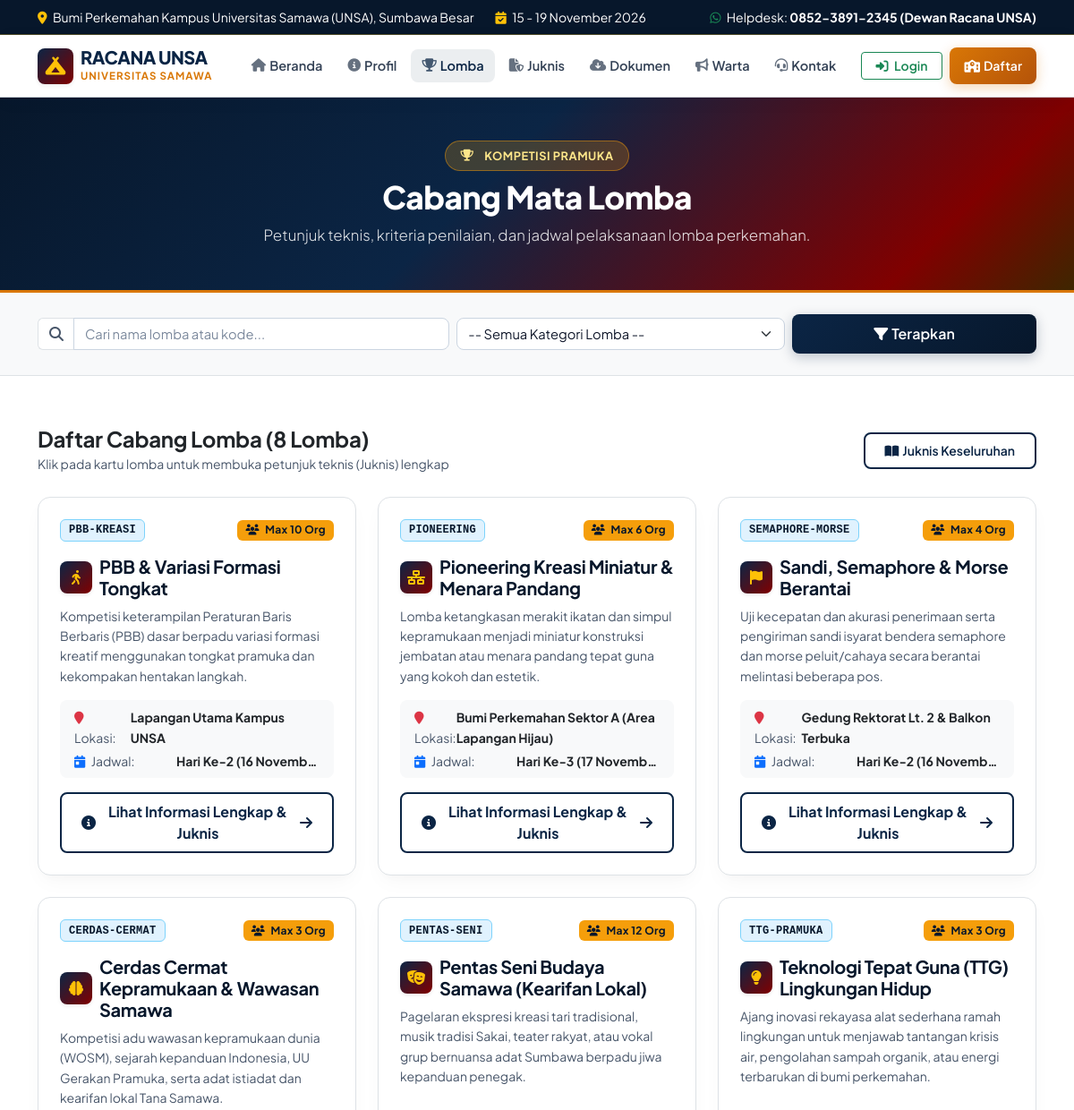
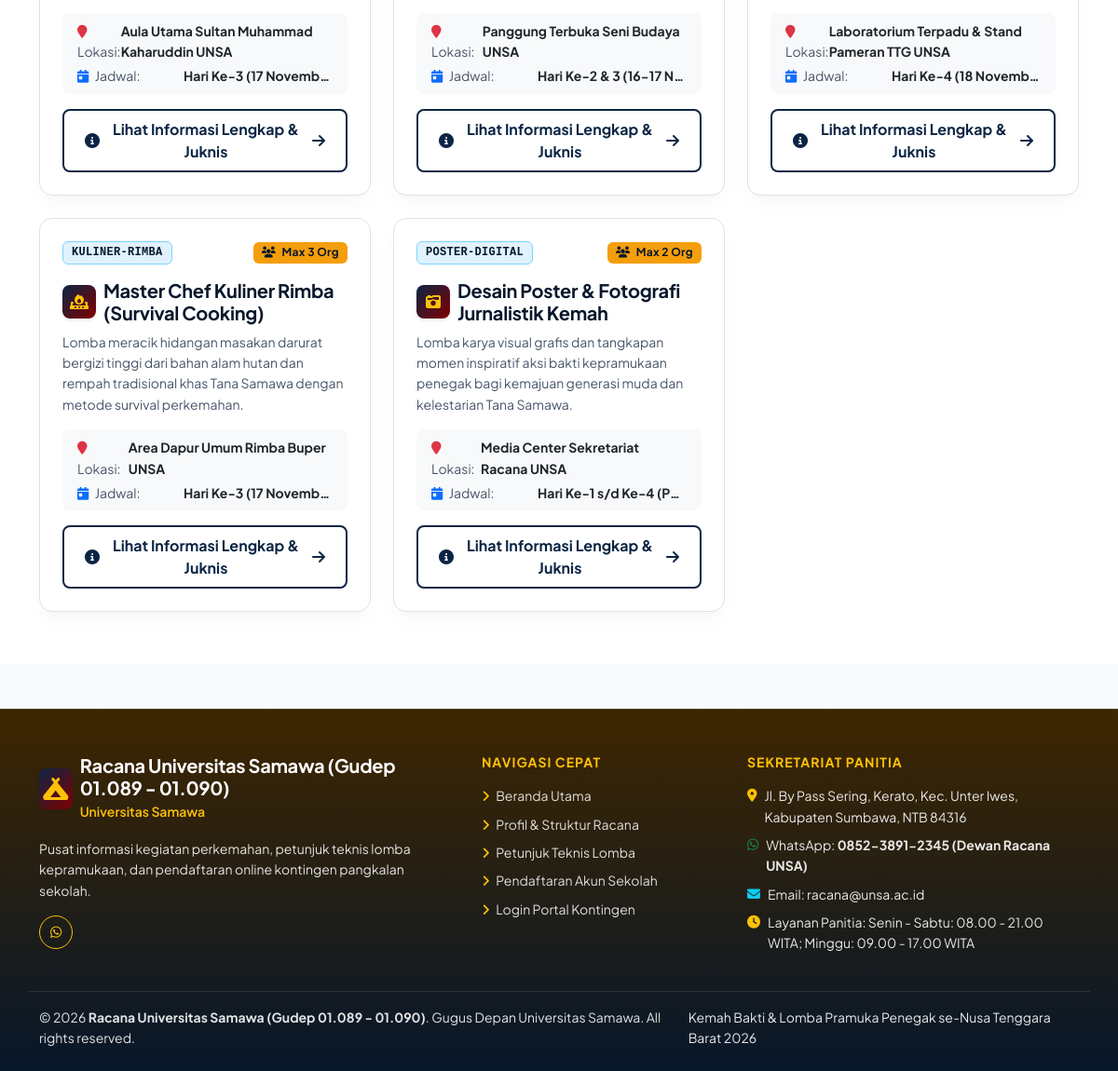
Page /mata-kompetisi on the committed database (2 pictures, top to bottom).
### tables this page shows
CREATE TABLE IF NOT EXISTS `pengaturan_portal` (
  `id` INT AUTO_INCREMENT PRIMARY KEY,
  `key_name` VARCHAR(100) NOT NULL UNIQUE,
  `key_value` TEXT NULL,
  `deskripsi` VARCHAR(255) NULL
);

CREATE TABLE IF NOT EXISTS `mata_lomba` (
  `id` INT AUTO_INCREMENT PRIMARY KEY,
  `kode_lomba` VARCHAR(30) NOT NULL UNIQUE,
  `nama_lomba` VARCHAR(150) NOT NULL,
  `kategori_lomba` ENUM('Putra', 'Putri', 'Campuran / Umum') NOT NULL DEFAULT 'Campuran / Umum',
  `max_peserta_per_sekolah` INT NOT NULL DEFAULT 10,
  `deskripsi` TEXT NULL,
  `juknis_singkat` TEXT NULL,
  `juknis_lengkap` TEXT NULL,
  `kriteria_penilaian` TEXT NULL,
  `alat_bahan` TEXT NULL,
  `jadwal_lomba` VARCHAR(100) DEFAULT 'Hari Ke-2 (16 Nov 2026, 08.00 WITA)',
  `penanggung_jawab` VARCHAR(100) DEFAULT 'Panitia Divisi Lomba',
  `kontak_pj` VARCHAR(30) DEFAULT '0852-3891-2345',
  `lokasi_lomba` VARCHAR(100) DEFAULT 'Bumi Perkemahan UNSA',
  `icon_lomba` VARCHAR(50) DEFAULT 'fa-trophy',
  `status_aktif` ENUM('Y', 'N') NOT NULL DEFAULT 'Y',
  `created_at` TIMESTAMP DEFAULT CURRENT_TIMESTAMP
);

### lomba.php (the view, shortened to what the rows shown need)
<?php
require_once __DIR__ . '/config/app.php';
$pdo = getDB();
$query = "
    SELECT m.*, COUNT(pl.id) as total_peserta
    FROM mata_lomba m
    LEFT JOIN peserta_lomba pl ON m.id = pl.lomba_id
    WHERE m.status_aktif = 'Y'
";
$params = [];
$query .= " GROUP BY m.id ORDER BY m.id ASC";
$stmt = $pdo->prepare($query);
$stmt->execute($params);
$daftarLomba = $stmt->fetchAll();
require_once __DIR__ . '/includes/header.php';
?>
<section class="page-banner-scout">
    <div class="container text-center">
        <h1 class="mb-2">Cabang Mata Lomba</h1>
    </div>
</section>
<section class="py-5 bg-white">
    <div class="container py-2">
        <?php if (empty($daftarLomba)): ?>
            <div class="text-center py-5 text-muted">
                <i class="fa-solid fa-trophy fs-1 mb-3 text-secondary"></i>
                <h5 class="fw-bold">Tidak Ada Cabang Lomba yang Ditemukan</h5>
                <p class="small">Coba ubah kata kunci pencarian atau filter kategori Anda.</p>
                <a href="<?= base_url('lomba.php') ?>" class="btn btn-scout-navy btn-sm px-4">Tampilkan Semua Lomba</a>
            </div>
        <?php else: ?>
            <div class="row g-4">
                <?php foreach ($daftarLomba as $lomba):
                    $iconClass = !empty($lomba['icon_lomba']) ? $lomba['icon_lomba'] : 'fa-trophy';
                ?>
                    <div class="col-lg-4 col-md-6">
                        <div class="custom-card p-4 h-100 d-flex flex-column border">
                            <div class="d-flex justify-content-between align-items-center mb-3">
                                <span class="badge badge-scout-navy font-monospace">
                                    <?= e($lomba['kode_lomba']) ?>
                                </span>
                                <span class="badge bg-warning bg-opacity-25 text-dark small fw-semibold">
                                    <i class="fa-solid fa-users me-1"></i> Max <?= $lomba['max_peserta_per_sekolah'] ?> Org
                                </span>
                            </div>
                            <div class="d-flex align-items-center gap-2 mb-2">
                                <div class="text-white rounded-3 d-flex align-items-center justify-content-center flex-shrink-0 shadow-sm" style="width: 36px; height: 36px; background: linear-gradient(135deg, #0b2545, #800000) !important;">
                                    <i class="fa-solid <?= $iconClass ?> text-warning"></i>
                                </div>
                                <h5 class="fw-bold mb-0 text-dark"><?= e($lomba['nama_lomba']) ?></h5>
                            </div>
                            <p class="text-muted small flex-grow-1 mb-3" style="line-height: 1.6;">
                                <?= e($lomba['deskripsi']) ?>
                            </p>
                            <div class="p-2 px-3 bg-light rounded-3 small mb-3">
                                <div class="text-muted d-flex justify-content-between mb-1">
                                    <span><i class="fa-solid fa-location-pin text-danger me-1"></i> Lokasi:</span>
                                    <strong class="text-dark"><?= e($lomba['lokasi_lomba']) ?></strong>
                                </div>
                                <div class="text-muted d-flex justify-content-between">
                                    <span><i class="fa-solid fa-calendar-day text-primary me-1"></i> Jadwal:</span>
                                    <strong class="text-dark text-truncate" style="max-width: 160px;"><?= e($lomba['jadwal_lomba'] ?: 'Hari Ke-2') ?></strong>
                                </div>
                            </div>
                            <a href="<?= base_url('lomba-detail.php?id=' . $lomba['id']) ?>" class="btn btn-outline-navy w-100 fw-bold py-2 mt-auto">
                                <i class="fa-solid fa-circle-info me-1"></i> Lihat Informasi Lengkap &amp; Juknis <i class="fa-solid fa-arrow-right ms-1"></i>
                            </a>
                        </div>
                    </div>
                <?php endforeach; ?>
            </div>
        <?php endif; ?>
    </div>
</section>
<?php require_once __DIR__ . '/includes/footer.php'; ?>

### includes/header.php (shortened to what the rows shown need)
<?php
require_once dirname(__DIR__) . '/config/app.php';
$brandName = get_setting('nama_brand', 'RACANA UNSA');
$universityName = get_setting('nama_universitas', 'Universitas Samawa');
?>
<!DOCTYPE html>
<html lang="id">
<head>
    <link href="https://cdn.jsdelivr.net/npm/bootstrap@5.3.2/dist/css/bootstrap.min.css" rel="stylesheet">
    <link rel="stylesheet" href="https://cdnjs.cloudflare.com/ajax/libs/font-awesome/6.4.2/css/all.min.css">
    <link rel="stylesheet" href="<?= asset('css/custom.css') ?>">
</head>
<body>
<div class="bg-dark text-white py-2 px-3 small border-bottom border-warning border-opacity-25 d-none d-md-block" style="background-color: #07172b !important;">
    <div class="container d-flex justify-content-between align-items-center">
        <div class="d-flex align-items-center gap-4">
            <span><i class="fa-solid fa-location-dot text-warning me-1"></i> <?= e(get_setting('lokasi_kegiatan', get_setting('alamat_racana', ''))) ?></span>
            <span><i class="fa-solid fa-calendar-check text-warning me-1"></i> <?= e(get_setting('tgl_pelaksanaan_kemah', '15 - 19 November 2026')) ?></span>
        </div>
        <div class="d-flex align-items-center gap-3">
            <span><i class="fa-brands fa-whatsapp text-success me-1"></i> Helpdesk: <strong><?= e(get_setting('kontak_wa', '0852-3891-2345')) ?></strong></span>
        </div>
    </div>
</div>
<nav class="navbar navbar-expand-lg navbar-scout sticky-top py-2">
    <div class="container">
        <a class="navbar-brand d-flex align-items-center gap-2" href="<?= base_url('index.php') ?>">
            <div>
                <div class="brand-title"><?= e($brandName) ?></div>
                <div class="brand-subtitle"><?= e($universityName) ?></div>
            </div>
        </a>
    </div>
</nav>
<main>

### includes/footer.php (shortened to what the rows shown need)
<?php
$appName = get_setting('nama_racana', 'Racana Universitas Samawa');
$kontakWa = get_setting('kontak_wa', '0852-3891-2345');
$email = get_setting('email_racana', 'racana@unsa.ac.id');
$alamat = get_setting('alamat_racana', 'Jl. By Pass Sering, Kerato, Sumbawa, NTB');
$universityName = get_setting('nama_universitas', 'Universitas Samawa');
$portalDescription = get_setting('deskripsi_portal', 'Pusat informasi kegiatan dan pendaftaran online.');
$jamLayanan = get_setting('jam_layanan', 'Senin - Sabtu: 08.00 - 21.00 WITA');
$waNumber = get_whatsapp_number();
?>
</main>
<footer class="text-white pt-5 pb-4 mt-5 border-top border-warning border-opacity-25" style="background: linear-gradient(180deg, #3e2600 0%, #07172b 100%) !important;">
    <div class="container">
        <div class="row g-4 pb-4 border-bottom border-white border-opacity-10">
            <div class="col-lg-5">
                <div class="d-flex align-items-center gap-2 mb-3">
                    <div class="text-white rounded-3 d-flex align-items-center justify-content-center shadow-sm" style="width: 44px; height: 44px; background: linear-gradient(135deg, #0b2545 0%, #800000 100%) !important;">
                    </div>
                    <div>
                        <h5 class="fw-bold text-white mb-0"><?= e($appName) ?></h5>
                        <small class="text-warning fw-semibold"><?= e($universityName) ?></small>
                    </div>
                </div>
                <p class="text-white-50 small pe-lg-4"><?= e($portalDescription) ?></p>
                <div class="d-flex gap-2">
                    <?php if ($waNumber !== ''): ?>
                        <a href="https://wa.me/<?= e($waNumber) ?>" target="_blank" rel="noopener noreferrer" class="btn btn-sm btn-outline-warning text-white rounded-circle" style="width:36px; height:36px; display:flex; align-items:center; justify-content:center;"><i class="fa-brands fa-whatsapp text-warning"></i></a>
                    <?php endif; ?>
                </div>
            </div>
            <div class="col-lg-4 col-md-6">
                <ul class="list-unstyled small d-flex flex-column gap-2 text-white-50">
                    <li class="d-flex gap-2">
                        <i class="fa-solid fa-location-dot text-warning mt-1"></i>
                        <span><?= e($alamat) ?></span>
                    </li>
                    <li class="d-flex gap-2">
                        <span>WhatsApp: <strong><?= e($kontakWa) ?></strong></span>
                    </li>
                    <li class="d-flex gap-2">
                        <i class="fa-solid fa-envelope text-info mt-1"></i>
                        <span>Email: <?= e($email) ?></span>
                    </li>
                    <li class="d-flex gap-2">
                        <i class="fa-solid fa-clock text-warning mt-1"></i>
                        <span>Layanan Panitia: <?= e($jamLayanan) ?></span>
                    </li>
                </ul>
            </div>
        </div>
        <div class="d-flex flex-column flex-md-row justify-content-between align-items-center pt-3 small text-white-50">
            <div>
                &copy; <?= date('Y') ?> <strong><?= e($appName) ?></strong>. Gugus Depan <?= e($universityName) ?>. All rights reserved.
            </div>
            <div class="mt-2 mt-md-0">
                <span><?= e(get_setting('nama_acara', 'Portal Pendaftaran Online')) ?></span>
            </div>
        </div>
    </div>
</footer>
</body>
</html>

### rows in the picture
pengaturan_portal: key_value "15 - 19 November 2026"
pengaturan_portal: key_value "0852-3891-2345 (Dewan Racana UNSA)"
pengaturan_portal: key_value "RACANA UNSA"
pengaturan_portal: key_value "UNIVERSITAS SAMAWA", key_value "Universitas Samawa"
mata_lomba: kode_lomba "PBB-KREASI", max_peserta_per_sekolah "10", nama_lomba "PBB & Variasi Formasi Tongkat", deskripsi "Kompetisi keterampilan Peraturan Baris Berbaris (PBB) dasar berpadu variasi formasi kreatif menggunakan tongkat pramuka dan kekompakan hentakan langkah.", lokasi_lomba "Lapangan Utama Kampus UNSA", jadwal_lomba "Hari Ke-2 (16 Novemb…"
mata_lomba: kode_lomba "PIONEERING", max_peserta_per_sekolah "6", nama_lomba "Pioneering Kreasi Miniatur & Menara Pandang", deskripsi "Lomba ketangkasan merakit ikatan dan simpul kepramukaan menjadi miniatur konstruksi jembatan atau menara pandang tepat guna yang kokoh dan estetik.", lokasi_lomba "Bumi Perkemahan Sektor A (Area Lapangan Hijau)", jadwal_lomba "Hari Ke-3 (17 Novemb…"
mata_lomba: kode_lomba "SEMAPHORE-MORSE", max_peserta_per_sekolah "4", nama_lomba "Sandi, Semaphore & Morse Berantai", deskripsi "Uji kecepatan dan akurasi penerimaan serta pengiriman sandi isyarat bendera semaphore dan morse peluit/cahaya secara berantai melintasi beberapa pos.", lokasi_lomba "Gedung Rektorat Lt. 2 & Balkon Terbuka", jadwal_lomba "Hari Ke-2 (16 Novemb…"
mata_lomba: kode_lomba "CERDAS-CERMAT", max_peserta_per_sekolah "3", nama_lomba "Cerdas Cermat Kepramukaan & Wawasan Samawa", deskripsi "Kompetisi adu wawasan kepramukaan dunia (WOSM), sejarah kepanduan Indonesia, UU Gerakan Pramuka, serta adat istiadat dan kearifan lokal Tana Samawa.", lokasi_lomba "Aula Utama Sultan Muhammad Kaharuddin UNSA", jadwal_lomba "Hari Ke-3 (17 Novemb…"
mata_lomba: kode_lomba "PENTAS-SENI", max_peserta_per_sekolah "12", nama_lomba "Pentas Seni Budaya Samawa (Kearifan Lokal)", deskripsi "Pagelaran ekspresi kreasi tari tradisional, musik tradisi Sakai, teater rakyat, atau vokal grup bernuansa adat Sumbawa berpadu jiwa kepanduan penegak.", lokasi_lomba "Panggung Terbuka Seni Budaya UNSA", jadwal_lomba "Hari Ke-2 & 3 (16-17 N…"
mata_lomba: kode_lomba "TTG-PRAMUKA", max_peserta_per_sekolah "3", nama_lomba "Teknologi Tepat Guna (TTG) Lingkungan Hidup", deskripsi "Ajang inovasi rekayasa alat sederhana ramah lingkungan untuk menjawab tantangan krisis air, pengolahan sampah organik, atau energi terbarukan di bumi perkemahan.", lokasi_lomba "Laboratorium Terpadu & Stand Pameran TTG UNSA", jadwal_lomba "Hari Ke-4 (18 Novemb…"
mata_lomba: kode_lomba "KULINER-RIMBA", max_peserta_per_sekolah "3", nama_lomba "Master Chef Kuliner Rimba (Survival Cooking)", deskripsi "Lomba meracik hidangan masakan darurat bergizi tinggi dari bahan alam hutan dan rempah tradisional khas Tana Samawa dengan metode survival perkemahan.", lokasi_lomba "Area Dapur Umum Rimba Buper UNSA", jadwal_lomba "Hari Ke-3 (17 Novemb…"
mata_lomba: kode_lomba "POSTER-DIGITAL", max_peserta_per_sekolah "2", nama_lomba "Desain Poster & Fotografi Jurnalistik Kemah", deskripsi "Lomba karya visual grafis dan tangkapan momen inspiratif aksi bakti kepramukaan penegak bagi kemajuan generasi muda dan kelestarian Tana Samawa.", lokasi_lomba "Media Center Sekretariat Racana UNSA", jadwal_lomba "Hari Ke-1 s/d Ke-4 (P…"
pengaturan_portal: key_value "Racana Universitas Samawa (Gudep 01.089 - 01.090)"
pengaturan_portal: key_value "Pusat informasi kegiatan perkemahan, petunjuk teknis lomba kepramukaan, dan pendaftaran online kontingen pangkalan sekolah."
pengaturan_portal: key_value "Jl. By Pass Sering, Kerato, Kec. Unter Iwes, Kabupaten Sumbawa, NTB 84316"
pengaturan_portal: key_value "racana@unsa.ac.id"
pengaturan_portal: key_value "Senin - Sabtu: 08.00 - 21.00 WITA; Minggu: 09.00 - 17.00 WITA"
pengaturan_portal: key_value "Kemah Bakti & Lomba Pramuka Penegak se-Nusa Tenggara Barat 2026"

### other values in the picture
get_setting('lokasi_kegiatan', get_setting('alamat_racana', '')) "Bumi Perkemahan Kampus Universitas Samawa (UNSA), Sumbawa Besar"
count($daftarLomba) "8"
